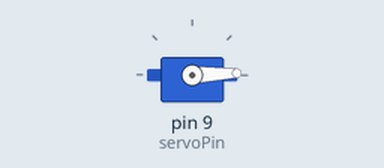
The sketch below on a simulated Arduino Uno, built with avr-gcc and run on an emulated ATmega328P. On the bench: servo. What the sketch prints to the serial monitor is not drawn.

Above: at 1.05 s.
At 1.65 s:
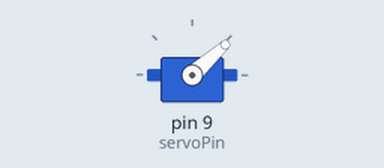
At 1.95 s:
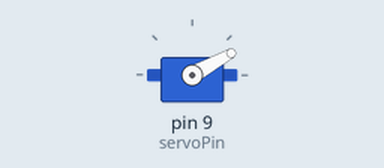
At 2.15 s:
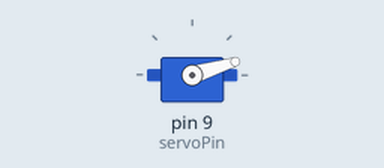
Timing chart, 0 to 4.2 s (numbered marks = the images above):
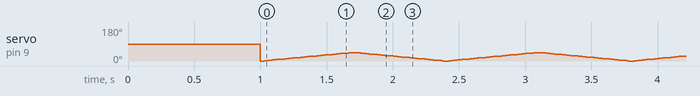

The sketch:

robo_arm_sketch.ino
```cpp
#include <Servo.h>

Servo myServo; // Create a servo object to control a servo motor

int servoPin = 9; // Define the pin to which the servo is connected
int angle = 0;    // Current angle
bool enableServo = false; // Flag to control if the loop should run

void setup() {
  Serial.begin(9600);        // Start serial communication
  myServo.attach(servoPin);  // Attach the servo on pin 9
  //myServo.write(0);         // Start at center position
  delay(1000);

  // Set this to true if you want the sweep to run
  enableServo = true;
}

void loop() {
  if (enableServo) {
    // Sweep from 0 to 180
    for (angle = 0; angle <= 45; angle++) {
      myServo.write(angle);
      Serial.println(angle);   // Print the current angle to Serial Plotter
      delay(15);
    }

    // Sweep back from 180 to 0
    for (angle = 45; angle >= 0; angle--) {
      myServo.write(angle);
      Serial.println(angle);   // Print the current angle to Serial Plotter
      delay(15);
    }
  }
}
```
